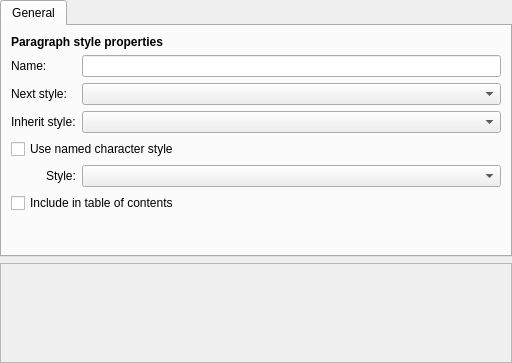
<?xml version="1.0" encoding="UTF-8"?>
<ui version="4.0">
 <class>ParagraphGeneral</class>
 <widget class="QWidget" name="ParagraphGeneral">
  <property name="geometry">
   <rect>
    <x>0</x>
    <y>0</y>
    <width>512</width>
    <height>363</height>
   </rect>
  </property>
  <layout class="QVBoxLayout" name="verticalLayout">
   <property name="margin">
    <number>0</number>
   </property>
   <item>
    <widget class="QTabWidget" name="tabs">
     <property name="sizePolicy">
      <sizepolicy hsizetype="Expanding" vsizetype="Expanding">
       <horstretch>99</horstretch>
       <verstretch>0</verstretch>
      </sizepolicy>
     </property>
     <widget class="QWidget" name="generalTab">
      <attribute name="title">
       <string>General</string>
      </attribute>
      <layout class="QGridLayout">
       <item row="0" column="0" colspan="3">
        <widget class="QLabel" name="label_5">
         <property name="sizePolicy">
          <sizepolicy hsizetype="Preferred" vsizetype="Fixed">
           <horstretch>0</horstretch>
           <verstretch>0</verstretch>
          </sizepolicy>
         </property>
         <property name="text">
          <string>&lt;b&gt;Paragraph style properties&lt;/b&gt;</string>
         </property>
        </widget>
       </item>
       <item row="1" column="0" colspan="2">
        <widget class="QLabel" name="label">
         <property name="text">
          <string>Name:</string>
         </property>
        </widget>
       </item>
       <item row="1" column="2">
        <widget class="QLineEdit" name="name"/>
       </item>
       <item row="2" column="0" colspan="2">
        <widget class="QLabel" name="label_2">
         <property name="text">
          <string>Next style:</string>
         </property>
         <property name="buddy">
          <cstring>nextStyle</cstring>
         </property>
        </widget>
       </item>
       <item row="2" column="2">
        <widget class="QComboBox" name="nextStyle"/>
       </item>
       <item row="3" column="0" colspan="2">
        <widget class="QLabel" name="label_3">
         <property name="text">
          <string>Inherit style:</string>
         </property>
         <property name="buddy">
          <cstring>inheritStyle</cstring>
         </property>
        </widget>
       </item>
       <item row="3" column="2">
        <widget class="QComboBox" name="inheritStyle"/>
       </item>
       <item row="4" column="0" colspan="3">
        <widget class="QCheckBox" name="useCharacterStyle">
         <property name="text">
          <string>Use named character style</string>
         </property>
        </widget>
       </item>
       <item row="5" column="0">
        <spacer>
         <property name="orientation">
          <enum>Qt::Horizontal</enum>
         </property>
         <property name="sizeType">
          <enum>QSizePolicy::Fixed</enum>
         </property>
         <property name="sizeHint" stdset="0">
          <size>
           <width>16</width>
           <height>22</height>
          </size>
         </property>
        </spacer>
       </item>
       <item row="5" column="1">
        <widget class="QLabel" name="label_4">
         <property name="text">
          <string>Style:</string>
         </property>
         <property name="buddy">
          <cstring>characterStyle</cstring>
         </property>
        </widget>
       </item>
       <item row="5" column="2">
        <widget class="QComboBox" name="characterStyle"/>
       </item>
       <item row="6" column="0" colspan="3">
        <widget class="QCheckBox" name="inToc">
         <property name="text">
          <string>Include in table of contents</string>
         </property>
        </widget>
       </item>
       <item row="7" column="0">
        <spacer name="verticalSpacer">
         <property name="orientation">
          <enum>Qt::Vertical</enum>
         </property>
         <property name="sizeHint" stdset="0">
          <size>
           <width>20</width>
           <height>40</height>
          </size>
         </property>
        </spacer>
       </item>
      </layout>
     </widget>
    </widget>
   </item>
   <item>
    <widget class="FormattingPreview" name="preview">
     <property name="minimumSize">
      <size>
       <width>500</width>
       <height>100</height>
      </size>
     </property>
     <property name="frameShape">
      <enum>QFrame::StyledPanel</enum>
     </property>
     <property name="frameShadow">
      <enum>QFrame::Raised</enum>
     </property>
    </widget>
   </item>
  </layout>
 </widget>
 <customwidgets>
  <customwidget>
   <class>FormattingPreview</class>
   <extends>QFrame</extends>
   <header>dialogs/FormattingPreview.h</header>
   <container>1</container>
  </customwidget>
 </customwidgets>
 <resources/>
 <connections/>
</ui>
